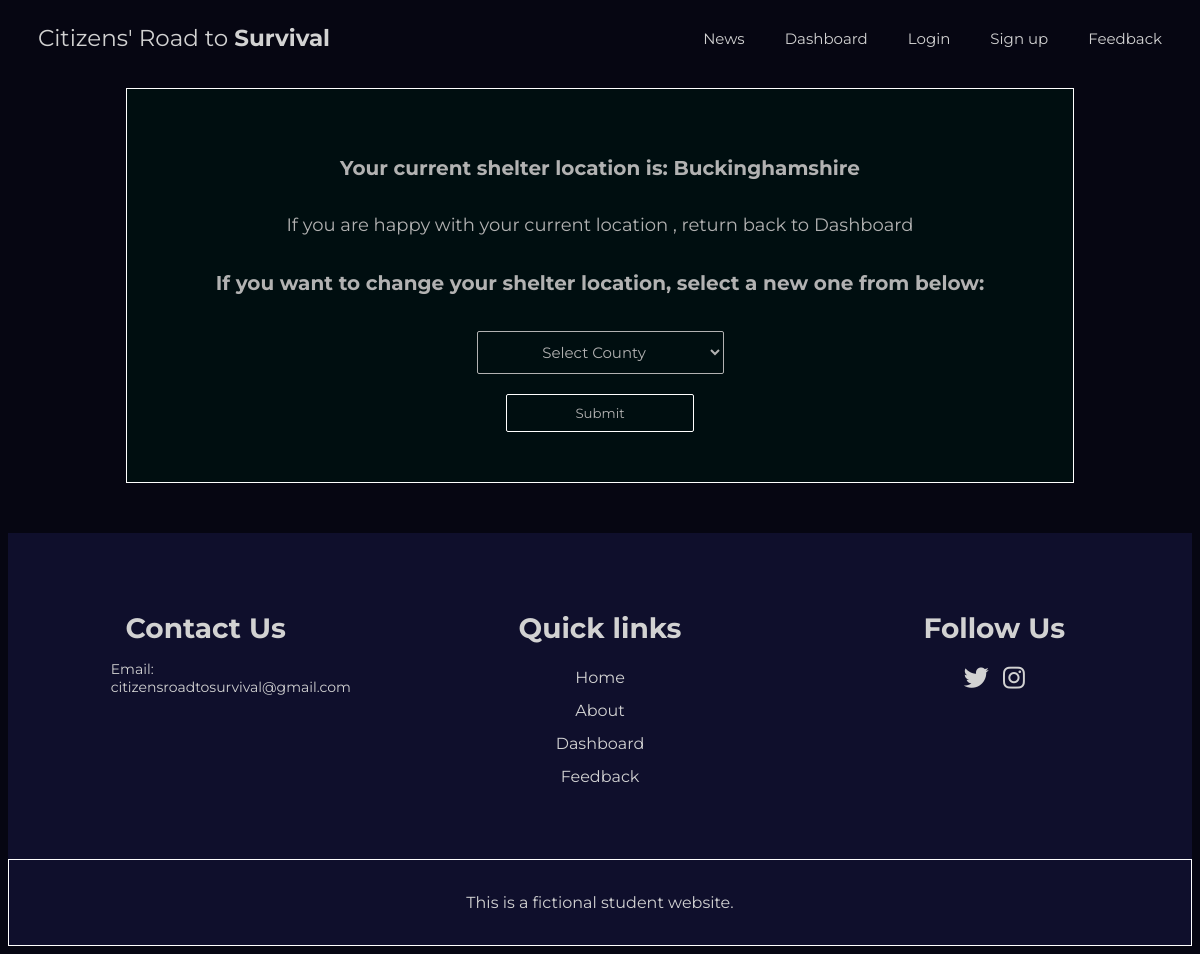
Before: /request_shelter_change.php (signed in) with the older database file.
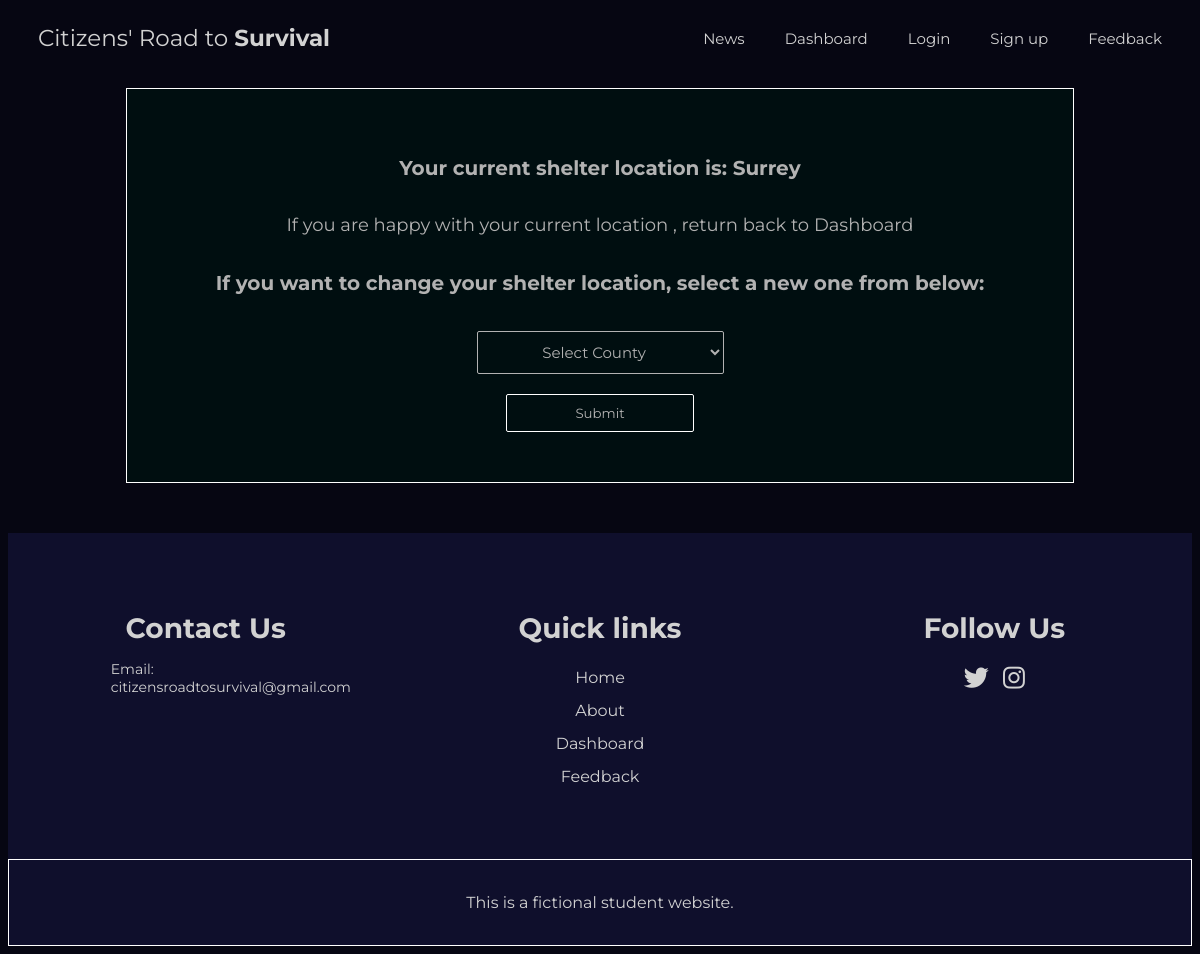
After: the same page with the newer database file.
### tables this page shows
CREATE TABLE `users` (
  `id` int(11) NOT NULL,
  `username` text NOT NULL,
  `password` text NOT NULL,
  `firstname` text NOT NULL,
  `lastname` text NOT NULL,
  `email` text NOT NULL,
  `birthdate` text NOT NULL,
  `role` enum('user','admin','owner','') NOT NULL,
  `score` int(11) NOT NULL,
  `supplies_status` enum('Very High','High','Medium','Low','Very Low') NOT NULL DEFAULT 'Medium',
  `shelter_location` enum('Bedfordshire','Berkshire','Bristol','Buckinghamshire','Cambridgeshire','Cheshire','Cornwall','Cumbria','Derbyshire','Devon','Dorset','Durham','East Riding of Yorkshire','East Sussex','Essex','Gloucestershire','Greater London','Greater Manchester','Hampshire','Herefordshire','Hertfordshire','Isle of Wight','Kent','Lancashire','Leicestershire','Lincolnshire','Merseyside','Middlesex','Norfolk','North Yorkshire','Northamptonshire','Northumberland','Nottinghamshire','Oxfordshire','Rutland','Shropshire','Somerset','South Yorkshire','Staffordshire','Suffolk','Surrey','Tyne and Wear','Warwickshire','West Midlands','West Sussex','West Yorkshire','Wiltshire','Worcestershire') DEFAULT NULL,
  `weekly_reported_issues` int(11) NOT NULL,
  `last_supply_request` datetime DEFAULT NULL
);

### request_shelter_change.php (the view, shortened to what this page needs)
<!DOCTYPE html>
<html lang="en">
<head>
    <link rel="stylesheet" href="main.css">
    <link rel="stylesheet" href="request_shelter_change.css">
    <link rel="stylesheet" href="https://cdnjs.cloudflare.com/ajax/libs/font-awesome/6.5.0/css/all.min.css">
</head>
<body>
    <header class="header">
        <div class="header_content">
            <a href="index.php" class="logo">Citizens' Road to&nbsp;<b>Survival</b></a>
            <nav class="nav">
                <ul class="nav_list">
                    <li class="nav_item"> <a href="list_articles.php" class="nav_link">News</a></li>
                    <li class="nav_item"> <a href="dashboard.php" class="nav_link">Dashboard</a></li>
                    <li class="nav_item"> <a href="login.php" class="nav_link">Login</a></li>
                    <li class="nav_item"> <a href="signup.php" class="nav_link">Sign up</a></li>
                    <li class="nav_item"> <a href="feedback.php" class="nav_link">Feedback</a></li>
                </ul>
            </nav>
        </div>
    </header>
<?php
include 'connectdb.php';
$id = $_SESSION['user_id'];
 $stmt = $conn->prepare("SELECT id, shelter_location, score FROM users WHERE id = ?");
        $stmt->bind_param("i", $id);
        $stmt->execute();
        $result = $stmt->get_result();
        $row =$result->fetch_assoc();
        $shelterlocation = $row['shelter_location'];
?>
<form action="shelter_change_validation.php" method="POST" enctype="multipart/form-data">
    <?php
    echo "<h2> Your current shelter location is: <b> $shelterlocation </b> </h2>" ;
    echo "<p> If you are happy with your current location , return back to <a class='dashboard-link' href= dashboard.php > Dashboard </a> </p> ";
    ?>
    <h2> If you want to change your shelter location, select a new one from below: </h2>
<select name="shelter_location" required>
    <option value="" disabled selected>Select County</option>
</select>
<input type="submit" name="submit" class="btn" onclick="alert('Thanks for submitting!')">
</form>
    <footer>
        <div class="f-container">
            <div class="footer-content">
                <h3>Contact Us</h3>
                <p>Email: citizensroadtosurvival@gmail.com</p>
            </div>
            <div class="footer-content">
                <h3> Quick links</h3>
                <ul class="f-list">
                    <li><a href="index.php">Home</a></li>
                    <li><a href="about.html">About</a></li>
                    <li><a href="dashboard.php">Dashboard</a></li>
                    <li><a href="feedback.php">Feedback</a></li>
                </ul>
            </div>
            <div class="footer-content">
                <h3>Follow Us</h3>
                <ul class="social-icons">
                    <li><a href="https://x.com/Citizens_RoadTS"><i class="fab fa-twitter"></i></a></li>
                    <li><a href="https://www.instagram.com/citizensroadtosurvival/"><i class="fab fa-instagram"></i></a></li>
                </ul>
            </div>
        </div>
        <div class="bottom-bar">
            <p>This is a fictional student website.</p>
        </div>
    </footer>
</body>
</html>

Changed rows visible on the page:
changed users: shelter_location "Buckinghamshire" → "Surrey"
